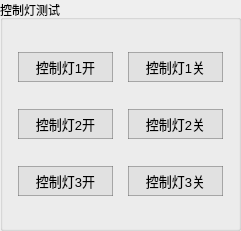
       <widget class="QGroupBox" name="groupBox_41">
        <property name="geometry">
         <rect>
          <x>990</x>
          <y>0</y>
          <width>241</width>
          <height>231</height>
         </rect>
        </property>
        <property name="title">
         <string>控制灯测试</string>
        </property>
        <layout class="QGridLayout" name="gridLayout_40">
         <property name="leftMargin">
          <number>15</number>
         </property>
         <property name="rightMargin">
          <number>15</number>
         </property>
         <property name="bottomMargin">
          <number>11</number>
         </property>
         <item row="2" column="0">
          <layout class="QHBoxLayout" name="horizontalLayout_194">
           <item>
            <widget class="QPushButton" name="button_ctrlLight2Open_Entry">
             <property name="minimumSize">
              <size>
               <width>95</width>
               <height>30</height>
              </size>
             </property>
             <property name="font">
              <font>
               <pointsize>10</pointsize>
              </font>
             </property>
             <property name="styleSheet">
              <string notr="true">QPushButton{
	border-style:solid;
	border-width:1px;
	color: rgb(0, 0, 0);
	background-color: rgba(225, 225, 225);
	border-color:rgba(100, 100, 100, 120);
}

QPushButton:hover{
	color:rgba(0,0,0,200);
	background-color:rgb(240, 248, 248);
	border-color: rgb(0, 150, 250);
}

QPushButton:pressed{
	border-style:inset;
	color:rgba(0,0,0,150);
	background-color: rgba(225, 225, 225);
	border-color: rgba(0, 163, 245);
}</string>
             </property>
             <property name="text">
              <string>控制灯2开</string>
             </property>
            </widget>
           </item>
           <item>
            <spacer name="horizontalSpacer_121">
             <property name="orientation">
              <enum>Qt::Horizontal</enum>
             </property>
             <property name="sizeHint" stdset="0">
              <size>
               <width>40</width>
               <height>20</height>
              </size>
             </property>
            </spacer>
           </item>
           <item>
            <widget class="QPushButton" name="button_ctrlLight2Close_Entry">
             <property name="minimumSize">
              <size>
               <width>95</width>
               <height>30</height>
              </size>
             </property>
             <property name="font">
              <font>
               <pointsize>10</pointsize>
              </font>
             </property>
             <property name="styleSheet">
              <string notr="true">QPushButton{
	border-style:solid;
	border-width:1px;
	color: rgb(0, 0, 0);
	background-color: rgba(225, 225, 225);
	border-color:rgba(100, 100, 100, 120);
}

QPushButton:hover{
	color:rgba(0,0,0,200);
	background-color:rgb(240, 248, 248);
	border-color: rgb(0, 150, 250);
}

QPushButton:pressed{
	border-style:inset;
	color:rgba(0,0,0,150);
	background-color: rgba(225, 225, 225);
	border-color: rgba(0, 163, 245);
}</string>
             </property>
             <property name="text">
              <string>控制灯2关</string>
             </property>
            </widget>
           </item>
          </layout>
         </item>
         <item row="1" column="0">
          <layout class="QHBoxLayout" name="horizontalLayout_195">
           <item>
            <widget class="QPushButton" name="button_ctrlLight1Open_Entry">
             <property name="minimumSize">
              <size>
               <width>95</width>
               <height>30</height>
              </size>
             </property>
             <property name="font">
              <font>
               <pointsize>10</pointsize>
              </font>
             </property>
             <property name="styleSheet">
              <string notr="true">QPushButton{
	border-style:solid;
	border-width:1px;
	color: rgb(0, 0, 0);
	background-color: rgba(225, 225, 225);
	border-color:rgba(100, 100, 100, 120);
}

QPushButton:hover{
	color:rgba(0,0,0,200);
	background-color:rgb(240, 248, 248);
	border-color: rgb(0, 150, 250);
}

QPushButton:pressed{
	border-style:inset;
	color:rgba(0,0,0,150);
	background-color: rgba(225, 225, 225);
	border-color: rgba(0, 163, 245);
}</string>
             </property>
             <property name="text">
              <string>控制灯1开</string>
             </property>
            </widget>
           </item>
           <item>
            <spacer name="horizontalSpacer_122">
             <property name="orientation">
              <enum>Qt::Horizontal</enum>
             </property>
             <property name="sizeHint" stdset="0">
              <size>
               <width>40</width>
               <height>20</height>
              </size>
             </property>
            </spacer>
           </item>
           <item>
            <widget class="QPushButton" name="button_ctrlLight1Close_Entry">
             <property name="minimumSize">
              <size>
               <width>95</width>
               <height>30</height>
              </size>
             </property>
             <property name="font">
              <font>
               <pointsize>10</pointsize>
              </font>
             </property>
             <property name="styleSheet">
              <string notr="true">QPushButton{
	border-style:solid;
	border-width:1px;
	color: rgb(0, 0, 0);
	background-color: rgba(225, 225, 225);
	border-color:rgba(100, 100, 100, 120);
}

QPushButton:hover{
	color:rgba(0,0,0,200);
	background-color:rgb(240, 248, 248);
	border-color: rgb(0, 150, 250);
}

QPushButton:pressed{
	border-style:inset;
	color:rgba(0,0,0,150);
	background-color: rgba(225, 225, 225);
	border-color: rgba(0, 163, 245);
}</string>
             </property>
             <property name="text">
              <string>控制灯1关</string>
             </property>
            </widget>
           </item>
          </layout>
         </item>
         <item row="3" column="0">
          <layout class="QHBoxLayout" name="horizontalLayout_196">
           <item>
            <widget class="QPushButton" name="button_ctrlLight3Open_Entry">
             <property name="minimumSize">
              <size>
               <width>95</width>
               <height>30</height>
              </size>
             </property>
             <property name="font">
              <font>
               <pointsize>10</pointsize>
              </font>
             </property>
             <property name="styleSheet">
              <string notr="true">QPushButton{
	border-style:solid;
	border-width:1px;
	color: rgb(0, 0, 0);
	background-color: rgba(225, 225, 225);
	border-color:rgba(100, 100, 100, 120);
}

QPushButton:hover{
	color:rgba(0,0,0,200);
	background-color:rgb(240, 248, 248);
	border-color: rgb(0, 150, 250);
}

QPushButton:pressed{
	border-style:inset;
	color:rgba(0,0,0,150);
	background-color: rgba(225, 225, 225);
	border-color: rgba(0, 163, 245);
}</string>
             </property>
             <property name="text">
              <string>控制灯3开</string>
             </property>
            </widget>
           </item>
           <item>
            <spacer name="horizontalSpacer_123">
             <property name="orientation">
              <enum>Qt::Horizontal</enum>
             </property>
             <property name="sizeHint" stdset="0">
              <size>
               <width>40</width>
               <height>20</height>
              </size>
             </property>
            </spacer>
           </item>
           <item>
            <widget class="QPushButton" name="button_ctrlLight3Close_Entry">
             <property name="minimumSize">
              <size>
               <width>95</width>
               <height>30</height>
              </size>
             </property>
             <property name="font">
              <font>
               <pointsize>10</pointsize>
              </font>
             </property>
             <property name="styleSheet">
              <string notr="true">QPushButton{
	border-style:solid;
	border-width:1px;
	color: rgb(0, 0, 0);
	background-color: rgba(225, 225, 225);
	border-color:rgba(100, 100, 100, 120);
}

QPushButton:hover{
	color:rgba(0,0,0,200);
	background-color:rgb(240, 248, 248);
	border-color: rgb(0, 150, 250);
}

QPushButton:pressed{
	border-style:inset;
	color:rgba(0,0,0,150);
	background-color: rgba(225, 225, 225);
	border-color: rgba(0, 163, 245);
}</string>
             </property>
             <property name="text">
              <string>控制灯3关</string>
             </property>
            </widget>
           </item>
          </layout>
         </item>
        </layout>
       </widget>
